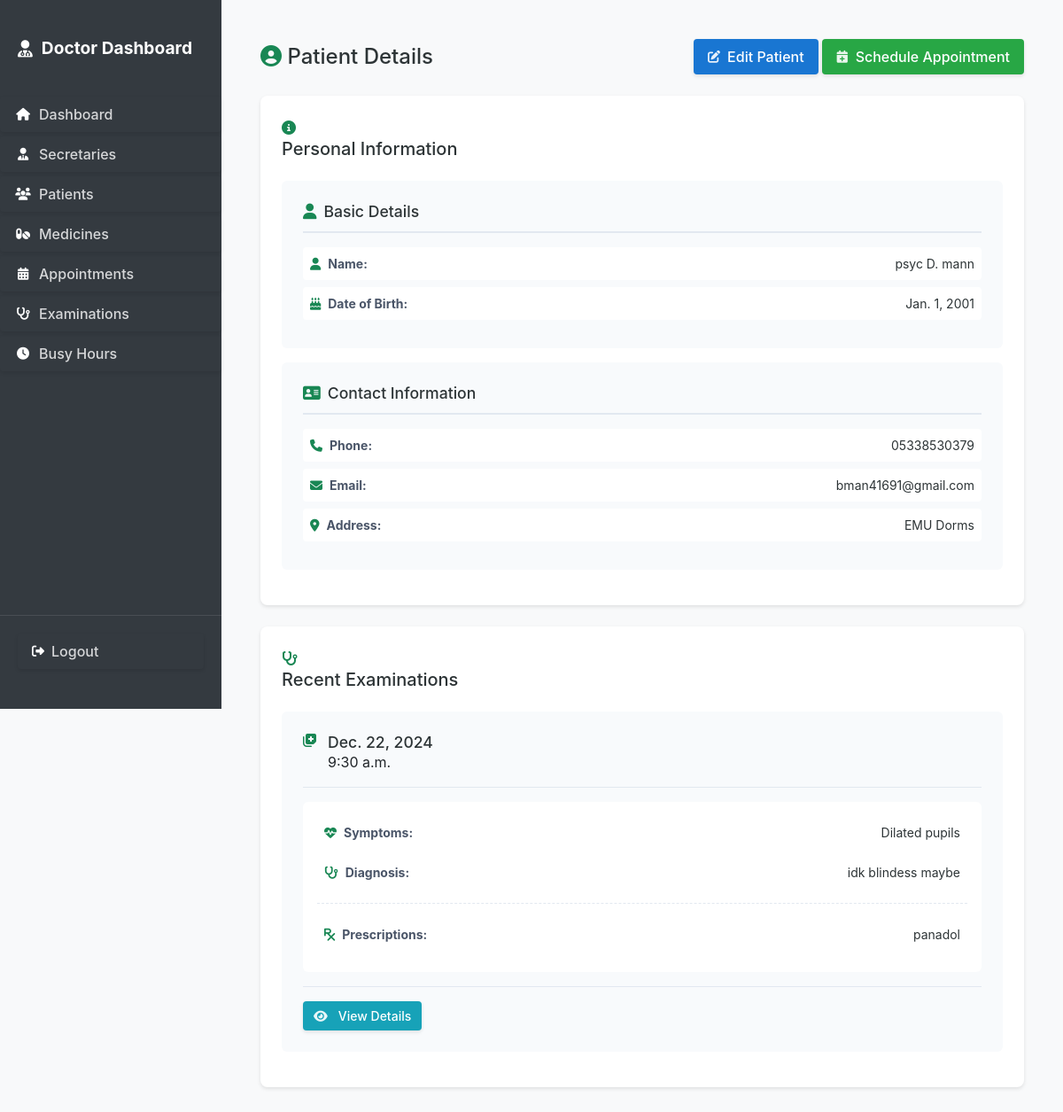
Page /patients/7/ (signed in) on the earlier database version.
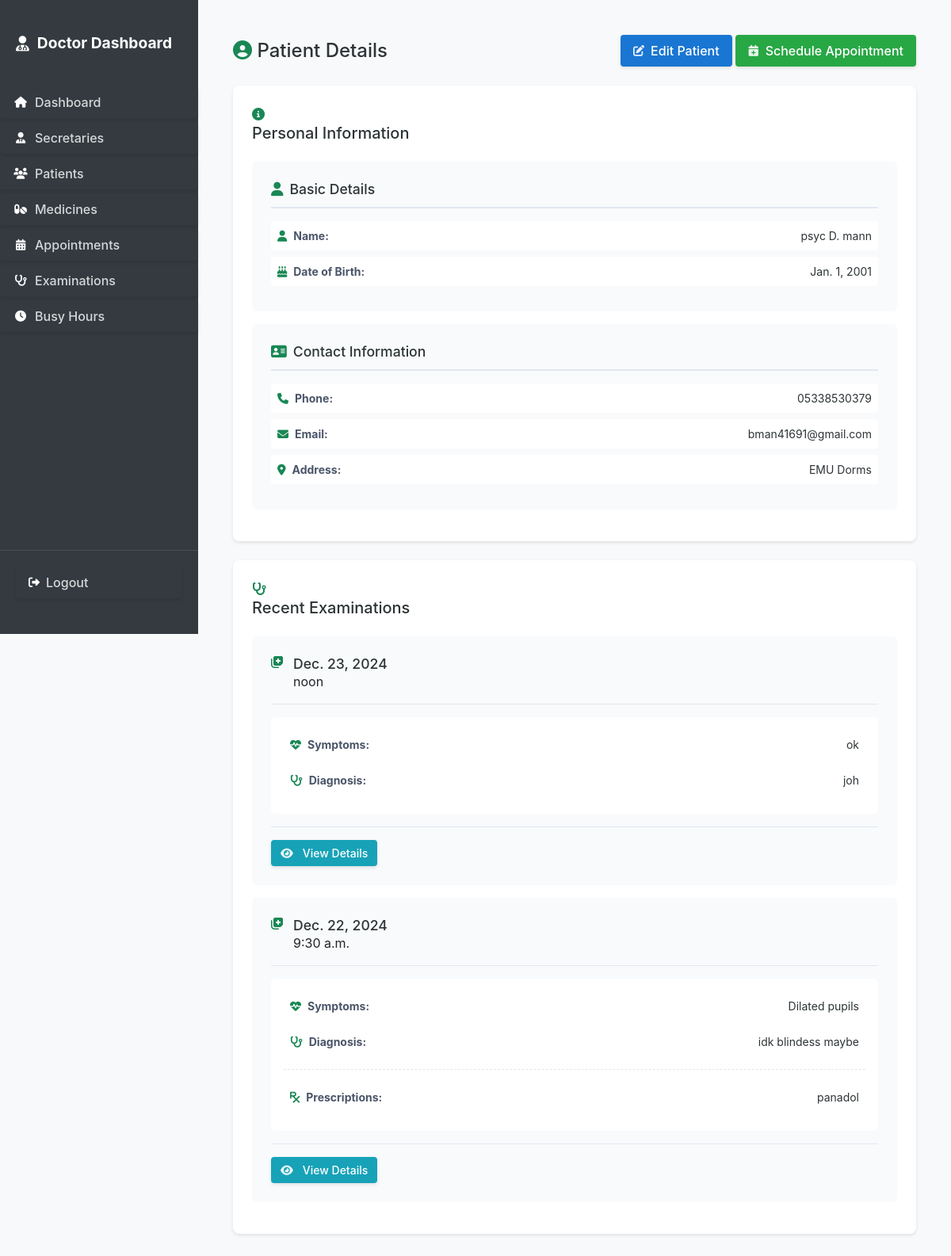
Same page on the later database version.
### secretary_dash/models.py (models this page shows, shortened)
class Examination(models.Model):
    patient = models.ForeignKey(Patient, on_delete=models.CASCADE)
    symptoms = models.TextField()
    diagnosis = models.TextField()
    created_by = models.ForeignKey(User, on_delete=models.CASCADE)
    created_at = models.DateTimeField(auto_now_add=True)
    date = models.DateField()
    time = models.TimeField()
    class Meta:
        ordering = ['-date']

class Prescription(models.Model):
    examination = models.ForeignKey(Examination, on_delete=models.CASCADE, related_name='prescriptions')
    medicine = models.ForeignKey(Medicine, on_delete=models.CASCADE)
    dosage = models.CharField(max_length=100)
    duration = models.CharField(max_length=100)
    notes = models.TextField(blank=True)

class Medicine(models.Model):
    name = models.CharField(max_length=100)
    description = models.TextField()
    side_effects = models.TextField()
    created_at = models.DateTimeField(auto_now_add=True)
    class Meta:
        ordering = ['name']

### secretary_dash/views.py (the view)
# urls.py: path('patients/<int:pk>/', views.patient_detail, name='patient_detail'),
@login_required
@user_passes_test(is_staff)
def patient_detail(request, pk):
    patient = get_object_or_404(Patient, pk=pk)
    all_examinations = Examination.objects.filter(
        patient=patient
    ).order_by('-date', '-time')
    recent_examinations = all_examinations[:5]
    examination_history = all_examinations[5:] if len(all_examinations) > 5 else []
    upcoming_appointments = Appointment.objects.filter(
        patient=patient,
        date__gte=timezone.now().date(),
        status='upcoming'
    ).order_by('date', 'time')
    return render(request, 'secretary_dash/common/patient_detail.html', {
        'patient': patient,
        'recent_examinations': recent_examinations,
        'examination_history': examination_history,
        'upcoming_appointments': upcoming_appointments
    })

### secretary_dash/auth.py (called while the page is built)
    def get_user(self, user_id):
        UserModel = get_user_model()
        try:
            return UserModel.objects.get(pk=user_id)
        except UserModel.DoesNotExist:
            return None

### secretary_dash/views.py (called while the page is built)
def is_staff(user):
    return user.is_superuser or hasattr(user, 'secretary')

### templates/secretary_dash/common/patient_detail.html (shortened to what the changed rows need)
{% extends request.user.is_superuser|yesno:'secretary_dash/doctor/base.html,secretary_dash/secretary/base.html' %}
{% load static %}
{% block content %}
<div class="detail-container">
    <div class="detail-header">
        <h1><i class="fas fa-user-circle text-success"></i> Patient Details</h1>
    </div>
    <div class="detail-section">
        <div class="section-header">
            <h2>Personal Information</h2>
        </div>
    </div>
    {% if request.user.is_superuser %}
    {% if recent_examinations %}
    <div class="detail-section">
        <div class="section-header">
            <h2>Recent Examinations</h2>
        </div>
        <div class="medical-details">
            {% for examination in recent_examinations %}
            <div class="medical-item">
                <div class="prescription-header">
                    <i class="fas fa-notes-medical text-success"></i>
                    <div class="prescription-title">
                        <h3>{{ examination.date }}</h3>
                        <span class="medicine-details">{{ examination.time }}</span>
                    </div>
                </div>
                <div class="prescription-details">
                    <div class="detail-row">
                        <p><i class="fas fa-heartbeat text-success"></i> <strong>Symptoms:</strong></p>
                        <span>{{ examination.symptoms }}</span>
                    </div>
                    <div class="detail-row">
                        <p><i class="fas fa-stethoscope text-success"></i> <strong>Diagnosis:</strong></p>
                        <span>{{ examination.diagnosis }}</span>
                    </div>
                    {% if examination.prescriptions.all %}
                    <div class="medicine-info">
                        <div class="detail-row">
                            <p><i class="fas fa-prescription text-success"></i> <strong>Prescriptions:</strong></p>
                            <span>
                                {% for prescription in examination.prescriptions.all %}
                                {{ prescription.medicine.name }}{% if not forloop.last %}, {% endif %}
                                {% endfor %}
                            </span>
                        </div>
                    </div>
                    {% endif %}
                </div>
                <div class="prescription-footer">
                    <a href="{% url 'secretary_dash:examination_detail' examination.id %}" class="btn btn-info btn-sm">
                        <i class="fas fa-eye"></i> View Details
                    </a>
                </div>
            </div>
            {% endfor %}
        </div>
    </div>
    {% endif %}
    {% endif %}
</div>
{% endblock %}

Differences in the rows shown:
added Examination: date "Dec. 23, 2024", time "noon", symptoms "ok", diagnosis "joh"
